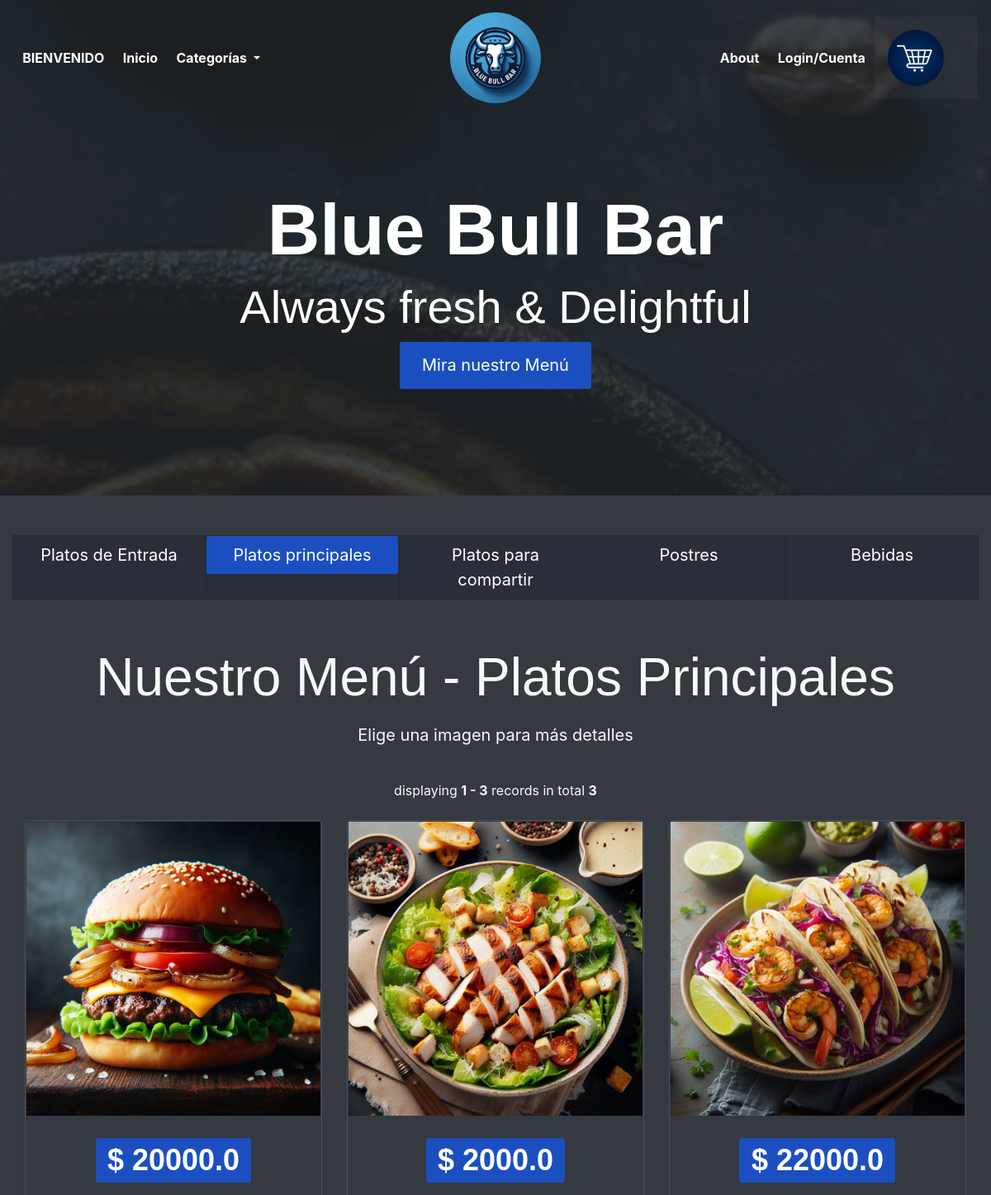
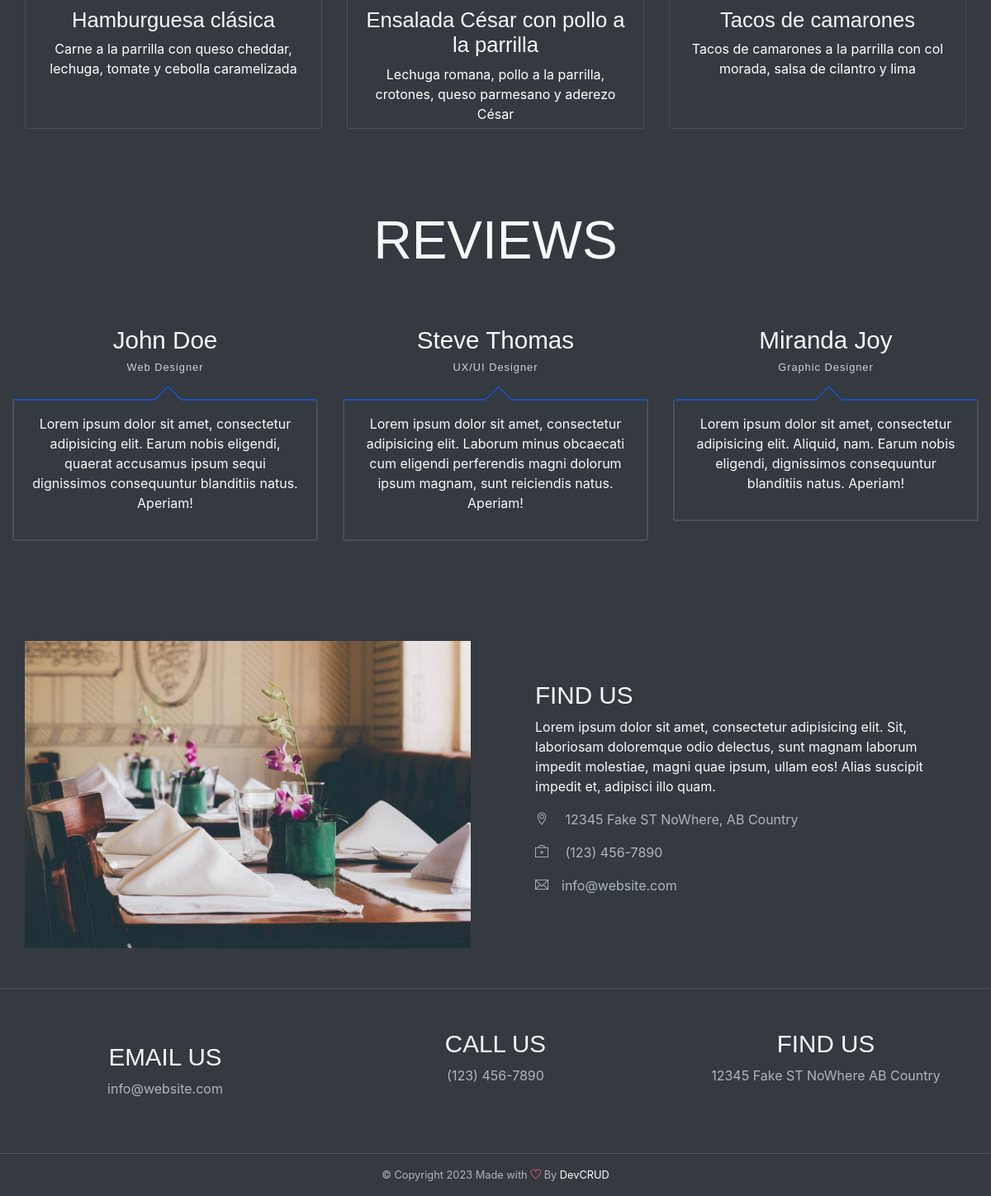
The app's page /categoria/Principal with its own data (2 pictures, top to bottom).
### tables this page shows
CREATE TABLE Menu (
            id INTEGER PRIMARY KEY,
            nombre TEXT NOT NULL,
            descripcion TEXT,
            precio REAL NOT NULL,
            categoria TEXT NOT NULL,
            imagen TEXT NOT NULL
        );

### app/inicio/routes.py (the view)
@inicio_bp.route('/categoria/<categoria>')
def platos_por_categoria(categoria):
    page = request.args.get('page', 1, type=int)
    offset = (page - 1) * PER_PAGE
    menu=obtener_por_categoria(categoria,offset)
    total_items =obtener_total_menu(categoria)
    pagination = Pagination(page=page, total=total_items, per_page=PER_PAGE, bs_version=4,
        display_msg="Mostrando {start} - {end} de {total} registros en total")
    if categoria=='Entrada':
        cat='Platos de Entrada'
    elif categoria=='Principal':
        cat='Platos Principales'
    elif categoria=='Compartir':
        cat='Platos para Compartir'
    elif categoria=='Postre':
        cat='Postres'
    elif categoria=='Bebida':
        cat='Bebidas'
    else:
        abort(404)
    usuario=None
    if 'email' in session:
        email_usuario=session['email']
        usuario=obtener_por_email(email_usuario)
    cart=obtener_carrito()
    return render_template('inicio.html',usuario=usuario,categoria=cat,menu=menu, total_items_cart=cart.total_items(), pagination=pagination)

### app/models/cart.py (called while the page is built)
    def total_items(self):
        total=0
        for item in self.items:
            total+=item.cantidad
        return total

    def to_dict(self):
        return {
            'items': [
                {
                    'item_id': item.item_id,
                    'cantidad': item.cantidad,
                    'precio_cantidad': item.precio_cantidad
                }
                for item in self.items
            ]
        }

### app/services/cart.py (called while the page is built)
def obtener_carrito():
    if 'cart' not in session:
        cart = Cart()
        session['cart'] = cart.to_dict()
    else:
        cart = Cart.from_dict(session['cart'])
    return cart

### app/services/menu_service.py (called while the page is built)
def obtener_total_menu(opcion):
    try:
        db_path = current_app.config['DATABASE_URI'].replace('sqlite:///', '')
        conn = sqlite3.connect(db_path)
        cursor = conn.cursor()
        if opcion=='all':
            cursor.execute("SELECT COUNT(*) FROM Menu")
        else:
            cursor.execute(f"SELECT COUNT(*) FROM Menu where categoria='{opcion}'")
        total_items = cursor.fetchone()[0]
        conn.close()
        return total_items
    except Exception as e:
        print("Error al obtener el menu: ", str(e))
        raise e

def obtener_por_categoria(categoria,offset=0):
    db_path = current_app.config['DATABASE_URI'].replace('sqlite:///', '')
    conn = sqlite3.connect(db_path)
    cursor = conn.cursor()
    query = f"SELECT * FROM Menu WHERE categoria='{categoria}' LIMIT {PER_PAGE} OFFSET {offset}"
    cursor.execute(query)
    items = [MenuItem(*row) for row in cursor.fetchall()]
    conn.close()
    return items

### app/inicio/templates/inicio.html (shortened to what this page needs)
{% extends "base.html"%}
{% block content %}
<header id="home" class="header">
    <div class="overlay text-white text-center"><br><br>
        <h1 class="display-2 font-weight-bold  mt-5">Blue Bull Bar</h1>
        <h2 class="display-4 mb-2">Always fresh &amp; Delightful</h2>
        <a class="btn btn-lg btn-primary" href="#menu">Mira nuestro Menú</a>
    </div>
</header>
<div id="menu" class="container-fluid bg-dark text-light py-5 text-center wow fadeIn">
    <div class="row justify-content-center">
        <div class="col-sm-12 col-md-12 mb-5">
            <ul class="nav nav-pills nav-justified" id="pills-tab" role="tablist">
                <li class="nav-item"
                    style="font-size: 15pt; color: #fff; border: solid 0.1px rgba(0,0,0,0.1); background-color: #08032033; ">
                    <a class="nav-link {% if categoria == 'Platos de Entrada' %}active{% endif %}"
                        href="{{url_for('inicio.platos_por_categoria', categoria='Entrada')}}">Platos de Entrada</a>
                </li>
                <li class="nav-item"
                    style="font-size: 15pt; color: #fff; border: solid 0.1px rgba(0,0,0,0.1); background-color: #08032033; ">
                    <a class="nav-link {% if categoria == 'Platos Principales' %}active{% endif %}"
                        href="{{url_for('inicio.platos_por_categoria', categoria='Principal')}}">Platos
                        principales</a>
                </li>
                <li class="nav-item"
                    style="font-size: 15pt; color: #fff; border: solid 0.1px rgba(0,0,0,0.1); background-color: #08032033; ">
                    <a class="nav-link {% if categoria == 'Platos para Compartir' %}active{% endif %}"
                        href="{{url_for('inicio.platos_por_categoria', categoria='Compartir')}}">Platos para
                        compartir</a>
                </li>
                <li class="nav-item"
                    style="font-size: 15pt; color: #fff; border: solid 0.1px rgba(0,0,0,0.1); background-color: #08032033; ">
                    <a class="nav-link {% if categoria == 'Postres' %}active{% endif %}"
                        href="{{url_for('inicio.platos_por_categoria', categoria='Postre')}}">Postres</a>
                </li>
                <li class="nav-item"
                    style="font-size: 15pt; color: #fff; border: solid 0.1px rgba(0,0,0,0.1); background-color: #08032033; ">
                    <a class="nav-link {% if categoria == 'Bebidas' %}active{% endif %}"
                        href="{{url_for('inicio.platos_por_categoria', categoria='Bebida')}}">Bebidas</a>
                </li>
            </ul>
        </div>
    </div>
    <div class="tab-content" id="pills-tabContent">
        <h2 class="section-title py-2">Nuestro Menú - {{categoria}}</h2>
        <p style="font-size: 15pt;">Elige una imagen para más detalles</p>
        <br>
        <div class="tab-pane fade show active" id="foods" role="tabpanel" aria-labelledby="pills-home-tab">
            <div class="text-center">
                {{ pagination.info }}
            </div>
            <br>
            <div class="row gallary">
                {% for item_menu in menu %}
                <div class="col-md-4">
                    <div class="card bg-transparent border my-3 my-md-0">
                        <div class="gallary-item wow fadeIn">
                            {% if item_menu.imagen.startswith('http') %}
                            <img src="{{ item_menu.imagen }}" alt="template by DevCRID http://www.devcrud.com/"
                                class="rounded-0 card-img-top mg-responsive gallary-img">
                            {% else %}
                            <img src="{{ url_for('static', filename='img/menu/' + item_menu.imagen) }}"
                                alt="template by DevCRID http://www.devcrud.com/"
                                class="rounded-0 card-img-top mg-responsive gallary-img">
                            {% endif %}
                        </div>
                        <div class="card-body" style="height: 250px; overflow: hidden;">
                            <h1 class="text-center mb-4"><a href="#" class="badge badge-primary">$ {{ item_menu.precio
                                    }}</a></h1>
                            <h4 class="pt20 pb20">{{ item_menu.nombre }}</h4>
                            <p class="text-white">{{ item_menu.descripcion }}</p>
                        </div>
                    </div>
                </div>
                {% endfor %}
            </div>
        </div>
    </div>
</div>
<div id="testmonial" class="container-fluid wow fadeIn bg-dark text-light has-height-lg middle-items">
    <h2 class="section-title my-5 text-center">REVIEWS</h2>
    <div class="row mt-3 mb-5">
        <div class="col-md-4 my-3 my-md-0">
            <div class="testmonial-card">
                <h3 class="testmonial-title">John Doe</h3>
                <h6 class="testmonial-subtitle">Web Designer</h6>
                <div class="testmonial-body">
                    <p>Lorem ipsum dolor sit amet, consectetur adipisicing elit. Earum nobis eligendi, quaerat
                        accusamus ipsum sequi dignissimos consequuntur blanditiis natus. Aperiam!</p>
                </div>
            </div>
        </div>
        <div class="col-md-4 my-3 my-md-0">
            <div class="testmonial-card">
                <h3 class="testmonial-title">Steve Thomas</h3>
                <h6 class="testmonial-subtitle">UX/UI Designer</h6>
                <div class="testmonial-body">
                    <p>Lorem ipsum dolor sit amet, consectetur adipisicing elit. Laborum minus obcaecati cum
                        eligendi perferendis magni dolorum ipsum magnam, sunt reiciendis natus. Aperiam!</p>
                </div>
            </div>
        </div>
        <div class="col-md-4 my-3 my-md-0">
            <div class="testmonial-card">
                <h3 class="testmonial-title">Miranda Joy</h3>
                <h6 class="testmonial-subtitle">Graphic Designer</h6>
                <div class="testmonial-body">
                    <p>Lorem ipsum dolor sit amet, consectetur adipisicing elit. Aliquid, nam. Earum nobis eligendi,
                        dignissimos consequuntur blanditiis natus. Aperiam!</p>
                </div>
            </div>
        </div>
    </div>
</div>
{% endblock %}

### records on screen
Menu: imagen (picture), precio "20000.0", nombre "Hamburguesa clásica", descripcion "Carne a la parrilla con queso cheddar, lechuga, tomate y cebolla caramelizada"
Menu: imagen (picture), precio "2000.0", nombre "Ensalada César con pollo a la parrilla", descripcion "Lechuga romana, pollo a la parrilla, crotones, queso parmesano y aderezo César"
Menu: imagen (picture), precio "22000.0", nombre "Tacos de camarones", descripcion "Tacos de camarones a la parrilla con col morada, salsa de cilantro y lima"

### other values on screen
{{ categoria }} "Platos Principales"
{{ pagination.info }} "displaying 1 - 3 records in total 3"
